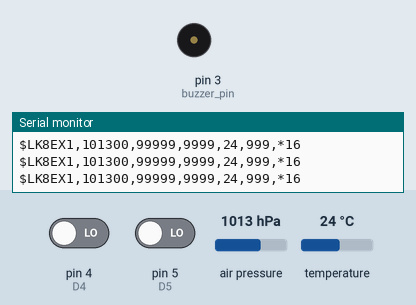
This sketch was run on a simulated Arduino Nano, built with avr-gcc and run on an emulated ATmega328P. On the bench: buzzer (waves = sounding), the last lines printed to the serial monitor. Inputs (shaded band) come from the test bench; at power-on: air pressure 1013 hPa, pin 4 (D4) LOW, pin 5 (D5) LOW, temperature 24 °C.

Above: at 1.2 s.
1.3 s: air pressure set to 952 hPa
4.3 s: pin 4 (D4) driven HIGH
At 4.63 s:
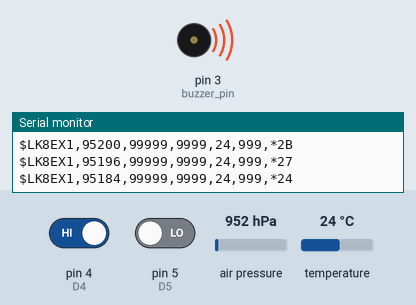
7.3 s: air pressure set to 975 hPa
Timing chart, 0 to 16.3 s (numbered marks = the images above; inputs shaded):
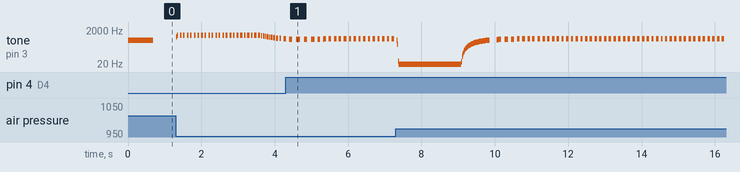

The sketch:

audio_vario.ino
```cpp
/*
 * IDE: Arduino IDE 1.8.13.
 * Board: Arduino Nano.
 *
 * Hardware:
 * - Arduino Nano.
 * - BMP280 pressure and temperature sensor.
 * - 3.3V <---> 5V logic converter + 2x 4.7k resistors.
 * - HC-06 Bluetooth module.
 * - buzzer.
 * - potentiometer (for buzzer) with integrated on-off switch.
 * - 2x push buttons + 2x 10k resistors.
 * - 500mA DC-DC boost converter step up 1-5V -> 5V.
 * - 2x Ni-MH 1.2V batteries.
 *
 * generate_tone taken from https://github.com/jaffadog/arduino-variometer
 * It works perfectly.
*/

/* Hardware connection I2C:
  VCC to the 3V3 (important, do not use 5V, could destroy the sensor)
  GND to GND
  SDA to A4
  SCL to A5
*/

/* Hardware connection Bluetooth:
 VCC - red
 GND - black
 TXD - white
 RXD - yellow
*/

#include <Adafruit_Sensor.h>
#include "Adafruit_BMP280.h"
Adafruit_BMP280 bmp; // I2C - 0x76; SPI - 0x77.

// Buzzer
const int buzzer_pin = 3; // D3


void setup() {
  Serial.begin(9600);

  // Init sensor.
  bmp.begin();

  // Init buzzer.
  pinMode(buzzer_pin, OUTPUT);

  // Init buttons.
  pinMode(4, INPUT); // D4 + 10k resistor.
  pinMode(5, INPUT); // D5 + 10k resistor.
}


int i;
float pressure;      // to store the barometric pressure (Pa).
float pressure_diff; // to calibrate pressure by buttons.
float temperature;
void loop() {
  // Main time counter.
  static unsigned long int current_time = 0;
  current_time = micros();

  // Read values from the sensor:
  pressure = bmp.readPressure();

  // Handle pushing buttons - calibrate pressure to real QNH.
  handle_buttons(current_time);

  pressure -= pressure_diff;

  // Send LK8EX1.
  if (i++ > 10) {
    temperature = bmp.readTemperature();
    send_lk8ex1(pressure, (int)temperature);
    i = 0;
  }

  // Make sound.
  generate_tone(pressure);

  delay(20);
}


void generate_tone(float pressure) {
  static float tone_freq, tone_freq_lowpass,
               lowpass_fast = pressure,
               lowpass_slow = pressure;
  static int dds_acc;

  lowpass_fast = lowpass_fast + (pressure - lowpass_fast) * 0.1;
  lowpass_slow = lowpass_slow + (pressure - lowpass_slow) * 0.05;
  tone_freq = (lowpass_slow - lowpass_fast) * 10; // tone increasing speed. Previously multiplier was 50.
  tone_freq_lowpass = tone_freq_lowpass + (tone_freq - tone_freq_lowpass) * 0.1;
  tone_freq = constrain(tone_freq_lowpass, -500, 500);

  dds_acc += tone_freq * 100 + 1000; // beep fequency. Previously was +2000.

  if (tone_freq < 0 || dds_acc > 0) {
    tone(buzzer_pin, tone_freq + 510);
  }
  else {
    noTone(buzzer_pin);
  }

}


// Send pressure and temperature to external device using LK8EX1 protocol.
// More info: https://github.com/LK8000/LK8000/blob/master/Docs/LK8EX1.txt
void send_lk8ex1(long pressure, int temperature) {
  String str_out = String("LK8EX1"
    + String(",") + String(pressure, DEC) // raw pressure
    + String(",99999,9999,") // alt, vario - off
    + String(temperature, DEC)
    + String(",999,") // battery voltage or charge percentage - off
  );

  // Calculating checksum for data string.
  unsigned int checksum_end, ai, bi;
  for (checksum_end = 0, ai = 0; ai < str_out.length(); ai++) {
  	bi = (unsigned char)str_out[ai];
    checksum_end ^= bi;
  }

  Serial.print("$");                  // print first sign of NMEA protocol
  Serial.print(str_out);              // print data string
  Serial.print("*");                  // end of protocol string
  Serial.println(checksum_end, HEX);  // print calculated checksum on the end of the string in HEX
}


void handle_buttons(unsigned long int current_time) {
  static unsigned long int last_time;
  unsigned long int time_diff = current_time - last_time;

  // 5 x s
  if (time_diff < 20000) // was 200000
    return;

  // Button 'QNH up' pressed.
  if (digitalRead(4) == HIGH) {
    pressure_diff++;
  }
  // Button 'QNH down' pressed.
  else if (digitalRead(5) == HIGH) {
    pressure_diff--;
  }

  // Save for next time.
  last_time = current_time;
}
```

Measured:
- by itself, tone on pin 3 (buzzer_pin): plays 494 Hz for 0.02 s, 293 Hz for 0.02 s, 29 Hz for 0.02 s, 10 Hz for 1.7 s, 28 Hz for 0.02 s, 56 Hz for 0.02 s … (102 notes in this stretch)
